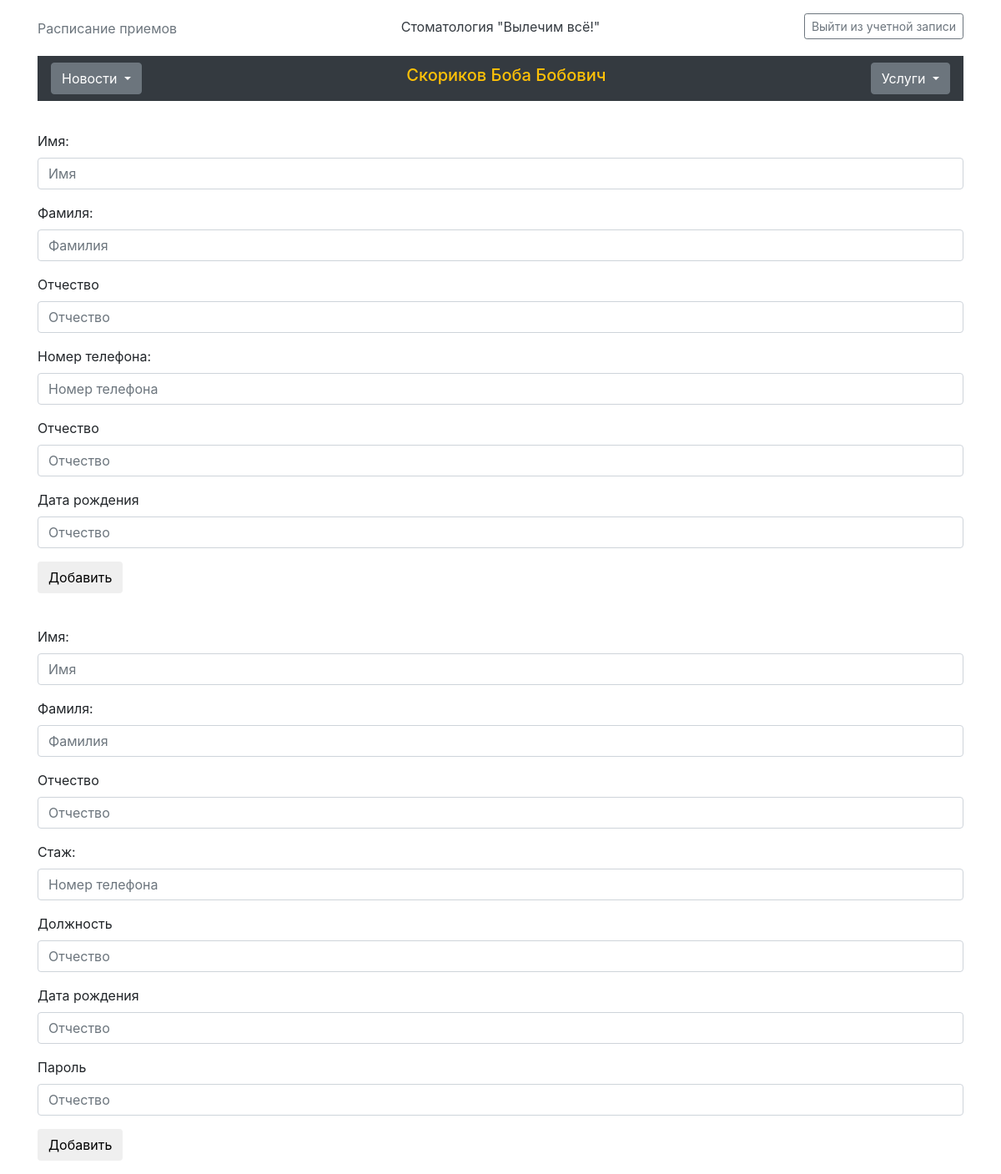
Screenshot of /lk/ (signed in) with the database file from the repository.
### clinic/models.py (models this page shows, shortened)
class user(models.Model):
	Ty =(('V', 'Врач'),('S', 'Секретарь'))
	Fam = models.CharField(max_length=30, verbose_name="Фамилия")
	Im = models.CharField(max_length=15, verbose_name="Имя")
	Otch = models.CharField(max_length=20, verbose_name="Отчество")
	Numm = models.CharField(max_length=15, verbose_name="Номер телефона")
	Dolj = models.CharField(max_length=15, verbose_name="Должность")
	StajR = models.CharField(max_length=15, verbose_name="Стаж")
	Img = models.ImageField(blank=True, verbose_name="Ссылка картинки")
	Passw = models.CharField(max_length=50, verbose_name="Пароль" )
	Type = models.CharField(max_length=1, choices=Ty)

### adminbar/views.py (the view)
# urls.py: path('', views.index),
@csrf_protect
def index(request):
	date = {}
	if request.session['user'] == "dell":
		return HttpResponseRedirect('/lk/login/')
	else:
		us =  user.objects.get(id = request.session['user'])
		date['Type'] = us.Type
		date['Fam'] = us.Fam
		date['Im'] = us.Im
		date['Otch'] = us.Otch
		print(us.Type)
		return render(request,'adminbar/index.html', {'date' : date})

### adminbar/templates/adminbar/index.html (shortened to what this page needs)
{% extends 'adminbar/bar.html' %}
{% block body %}
		<br>
		<form class="form-horizontal">
			<div class="form-group">
				<label for="text" class="col-xs-2 control-label">Имя:</label>
				<div class="col-xs-10">
					<input type="text" class="form-control" id="text" placeholder="Имя">
				</div>
			</div>
			<div class="form-group">
				<label for="text" class="col-xs-2 control-label">Фамиля:</label>
				<div class="col-xs-10">
					<input type="text" class="form-control" id="text" placeholder="Фамилия">
				</div>
			</div>
			<div class="form-group">
				<label for="text" class="col-xs-2 control-label">Отчество</label>
				<div class="col-xs-10">
					<input type="text" class="form-control" id="text" placeholder="Отчество">
				</div>
			</div>
			<div class="form-group">
				<label for="text" class="col-xs-2 control-label">Номер телефона:</label>
				<div class="col-xs-10">
					<input type="text" class="form-control" id="text" placeholder="Номер телефона">
				</div>
			</div>
			<div class="form-group">
				<label for="text" class="col-xs-2 control-label">Отчество</label>
				<div class="col-xs-10">
					<input type="text" class="form-control" id="text" placeholder="Отчество">
				</div>
			</div>
			<div class="form-group">
				<label for="text" class="col-xs-2 control-label">Дата рождения</label>
				<div class="col-xs-10">
					<input type="text" class="form-control" id="text" placeholder="Отчество">
				</div>
			</div>
			<div class="form-group">
				<div class="col-xs-offset-2 col-xs-10">
					<button type="submit" class="btn btn-default">Добавить</button>
				</div>
			</div>
		</form>
		<br>
		<form class="form-horizontal">
			<div class="form-group">
				<label for="text" class="col-xs-2 control-label">Имя:</label>
				<div class="col-xs-10">
					<input type="text" class="form-control" id="text" placeholder="Имя">
				</div>
			</div>
			<div class="form-group">
				<label for="text" class="col-xs-2 control-label">Фамиля:</label>
				<div class="col-xs-10">
					<input type="text" class="form-control" id="text" placeholder="Фамилия">
				</div>
			</div>
			<div class="form-group">
				<label for="text" class="col-xs-2 control-label">Отчество</label>
				<div class="col-xs-10">
					<input type="text" class="form-control" id="text" placeholder="Отчество">
				</div>
			</div>
			<div class="form-group">
				<label for="text" class="col-xs-2 control-label">Стаж:</label>
				<div class="col-xs-10">
					<input type="text" class="form-control" id="text" placeholder="Номер телефона">
				</div>
			</div>
			<div class="form-group">
				<label for="text" class="col-xs-2 control-label">Должность</label>
				<div class="col-xs-10">
					<input type="text" class="form-control" id="text" placeholder="Отчество">
				</div>
			</div>
			<div class="form-group">
				<label for="text" class="col-xs-2 control-label">Дата рождения</label>
				<div class="col-xs-10">
					<input type="text" class="form-control" id="text" placeholder="Отчество">
				</div>
			</div>
			<div class="form-group">
				<label for="text" class="col-xs-2 control-label">Пароль</label>
				<div class="col-xs-10">
					<input type="text" class="form-control" id="text" placeholder="Отчество">
				</div>
			</div>
			<div class="form-group">
				<div class="col-xs-offset-2 col-xs-10">
					<button type="submit" class="btn btn-default">Добавить</button>
				</div>
			</div>
		</form>
	</div>
{% endblock %}

### adminbar/templates/adminbar/bar.html (shortened to what this page needs)
<!DOCTYPE html>
<html>
<head>
	{% load staticfiles %}
<link rel="stylesheet" href="{% static 'clinic/css/style.css' %}">
<link rel="stylesheet" href="https://stackpath.bootstrapcdn.com/bootstrap/4.1.3/css/bootstrap.min.css">
</head>
<body>
	<div class="container">
		<header class="blog-header py-3">
				<div class="row flex-nowrap justify-content-between align-items-center">
					<div class="col-4 pt-1">
						<a class="text-muted" href="#">Расписание приемов</a>
					</div>
					<div class="col-4 text-center">
						<a class="blog-header-logo text-dark" href="/">Стоматология "Вылечим всё!"</a>
					</div>
					<div class="col-4 d-flex justify-content-end align-items-center">
						<a class="btn btn-sm btn-outline-secondary" href="/lk/logout/">Выйти из учетной записи</a>
					</div>
				</div>
			</header>
		<div class="nav-scroller py-1 mb-2">
      <nav class="navbar navbar-dark bg-dark">
				<div class="dropdown">
					<button class="btn btn-secondary dropdown-toggle" type="button" id="dropdownMenuButton" data-toggle="dropdown" aria-haspopup="true" aria-expanded="false">
						Новости
					</button>
				</div>
				<h5 class="text-warning text-center">{{date.Fam}} {{date.Im}} {{date.Otch}}</h5>
				<div class="dropdown">
					<button class="btn btn-secondary dropdown-toggle" type="button" id="dropdownMenuButton" data-toggle="dropdown" aria-haspopup="true" aria-expanded="false">
						Услуги
					</button>
				</div>
			</nav>
		</div>
		{% block body %}{% endblock %}
</body>
		</html>

### clinic/static/clinic/css/style.css (style rules this page uses)
body { margin: 0; font-family: -apple-system,BlinkMacSystemFont,"Segoe UI",Roboto,"Helvetica Neue",Arial,sans-serif,"Apple Color Emoji","Segoe UI Emoji","Segoe UI Symbol","Noto Color Emoji"; font-size: 1rem; font-weight: 400; line-height: 1.5; color: #212529; text-align: left; background-color: #fff; }

### rows the page displays
user: Fam "Скориков", Im "Боба", Otch "Бобович"
